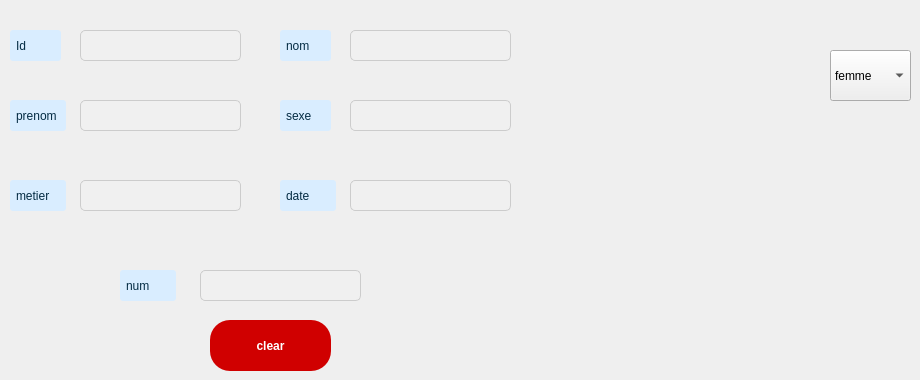
      <widget class="QWidget" name="tab_2">
       <attribute name="title">
        <string>ajout</string>
       </attribute>
       <widget class="QLabel" name="label_27">
        <property name="geometry">
         <rect>
          <x>10</x>
          <y>30</y>
          <width>51</width>
          <height>31</height>
         </rect>
        </property>
        <property name="styleSheet">
         <string notr="true">QLabel {
    background-color: rgb(217, 237, 255); /* Set the background color */
    border-radius: 3px; /* Adjust the radius as needed */
    padding: 3px; /* Adjust padding as needed */
color:rgb(3, 43, 67);
}</string>
        </property>
        <property name="text">
         <string>Id</string>
        </property>
       </widget>
       <widget class="QLineEdit" name="id_lineEdit">
        <property name="geometry">
         <rect>
          <x>80</x>
          <y>30</y>
          <width>161</width>
          <height>31</height>
         </rect>
        </property>
        <property name="styleSheet">
         <string notr="true">QLineEdit {
    background-color: #f0f0f0; /* Set a very light background color */
    border-radius: 5px; /* Adjust the radius as needed */
    padding: 5px; /* Adjust padding as needed */
    border: 1px solid #ccc; /* Add a border */
    color: #333333; /* Set the color of the text to dark */
}
</string>
        </property>
       </widget>
       <widget class="QLabel" name="label_30">
        <property name="geometry">
         <rect>
          <x>280</x>
          <y>30</y>
          <width>51</width>
          <height>31</height>
         </rect>
        </property>
        <property name="styleSheet">
         <string notr="true">QLabel {
    background-color: rgb(217, 237, 255); /* Set the background color */
    border-radius: 3px; /* Adjust the radius as needed */
    padding: 3px; /* Adjust padding as needed */
color:rgb(3, 43, 67);
}</string>
        </property>
        <property name="text">
         <string>nom</string>
        </property>
       </widget>
       <widget class="QLineEdit" name="nom_lineEdit_2">
        <property name="geometry">
         <rect>
          <x>350</x>
          <y>30</y>
          <width>161</width>
          <height>31</height>
         </rect>
        </property>
        <property name="styleSheet">
         <string notr="true">QLineEdit {
    background-color: #f0f0f0; /* Set a very light background color */
    border-radius: 5px; /* Adjust the radius as needed */
    padding: 5px; /* Adjust padding as needed */
    border: 1px solid #ccc; /* Add a border */
    color: #333333; /* Set the color of the text to dark */
}
</string>
        </property>
       </widget>
       <widget class="QLabel" name="label_31">
        <property name="geometry">
         <rect>
          <x>10</x>
          <y>100</y>
          <width>56</width>
          <height>31</height>
         </rect>
        </property>
        <property name="styleSheet">
         <string notr="true">QLabel {
    background-color: rgb(217, 237, 255); /* Set the background color */
    border-radius: 3px; /* Adjust the radius as needed */
    padding: 3px; /* Adjust padding as needed */
color:rgb(3, 43, 67);
}</string>
        </property>
        <property name="text">
         <string>prenom</string>
        </property>
       </widget>
       <widget class="QLineEdit" name="prenom_lineEdit_3">
        <property name="geometry">
         <rect>
          <x>80</x>
          <y>100</y>
          <width>161</width>
          <height>31</height>
         </rect>
        </property>
        <property name="styleSheet">
         <string notr="true">QLineEdit {
    background-color: #f0f0f0; /* Set a very light background color */
    border-radius: 5px; /* Adjust the radius as needed */
    padding: 5px; /* Adjust padding as needed */
    border: 1px solid #ccc; /* Add a border */
    color: #333333; /* Set the color of the text to dark */
}
</string>
        </property>
       </widget>
       <widget class="QLabel" name="label_32">
        <property name="geometry">
         <rect>
          <x>280</x>
          <y>100</y>
          <width>51</width>
          <height>31</height>
         </rect>
        </property>
        <property name="styleSheet">
         <string notr="true">QLabel {
    background-color: rgb(217, 237, 255); /* Set the background color */
    border-radius: 3px; /* Adjust the radius as needed */
    padding: 3px; /* Adjust padding as needed */
color:rgb(3, 43, 67);
}</string>
        </property>
        <property name="text">
         <string>sexe</string>
        </property>
       </widget>
       <widget class="QLineEdit" name="sexe_lineEdit_4">
        <property name="geometry">
         <rect>
          <x>350</x>
          <y>100</y>
          <width>161</width>
          <height>31</height>
         </rect>
        </property>
        <property name="styleSheet">
         <string notr="true">QLineEdit {
    background-color: #f0f0f0; /* Set a very light background color */
    border-radius: 5px; /* Adjust the radius as needed */
    padding: 5px; /* Adjust padding as needed */
    border: 1px solid #ccc; /* Add a border */
    color: #333333; /* Set the color of the text to dark */
}
</string>
        </property>
       </widget>
       <widget class="QLabel" name="label_33">
        <property name="geometry">
         <rect>
          <x>10</x>
          <y>180</y>
          <width>56</width>
          <height>31</height>
         </rect>
        </property>
        <property name="styleSheet">
         <string notr="true">QLabel {
    background-color: rgb(217, 237, 255); /* Set the background color */
    border-radius: 3px; /* Adjust the radius as needed */
    padding: 3px; /* Adjust padding as needed */
color:rgb(3, 43, 67);
}</string>
        </property>
        <property name="text">
         <string>metier</string>
        </property>
       </widget>
       <widget class="QLineEdit" name="metier_lineEdit_5">
        <property name="geometry">
         <rect>
          <x>80</x>
          <y>180</y>
          <width>161</width>
          <height>31</height>
         </rect>
        </property>
        <property name="styleSheet">
         <string notr="true">QLineEdit {
    background-color: #f0f0f0; /* Set a very light background color */
    border-radius: 5px; /* Adjust the radius as needed */
    padding: 5px; /* Adjust padding as needed */
    border: 1px solid #ccc; /* Add a border */
    color: #333333; /* Set the color of the text to dark */
}
</string>
        </property>
       </widget>
       <widget class="QLabel" name="label_34">
        <property name="geometry">
         <rect>
          <x>280</x>
          <y>180</y>
          <width>56</width>
          <height>31</height>
         </rect>
        </property>
        <property name="styleSheet">
         <string notr="true">QLabel {
    background-color: rgb(217, 237, 255); /* Set the background color */
    border-radius: 3px; /* Adjust the radius as needed */
    padding: 3px; /* Adjust padding as needed */
color:rgb(3, 43, 67);
}</string>
        </property>
        <property name="text">
         <string>date</string>
        </property>
       </widget>
       <widget class="QLabel" name="label_35">
        <property name="geometry">
         <rect>
          <x>120</x>
          <y>270</y>
          <width>56</width>
          <height>31</height>
         </rect>
        </property>
        <property name="styleSheet">
         <string notr="true">QLabel {
    background-color: rgb(217, 237, 255); /* Set the background color */
    border-radius: 3px; /* Adjust the radius as needed */
    padding: 3px; /* Adjust padding as needed */
color:rgb(3, 43, 67);
}</string>
        </property>
        <property name="text">
         <string>num</string>
        </property>
       </widget>
       <widget class="QLineEdit" name="date_lineEdit_6">
        <property name="geometry">
         <rect>
          <x>350</x>
          <y>180</y>
          <width>161</width>
          <height>31</height>
         </rect>
        </property>
        <property name="styleSheet">
         <string notr="true">QLineEdit {
    background-color: #f0f0f0; /* Set a very light background color */
    border-radius: 5px; /* Adjust the radius as needed */
    padding: 5px; /* Adjust padding as needed */
    border: 1px solid #ccc; /* Add a border */
    color: #333333; /* Set the color of the text to dark */
}
</string>
        </property>
       </widget>
       <widget class="QLineEdit" name="num_lineEdit_7">
        <property name="geometry">
         <rect>
          <x>200</x>
          <y>270</y>
          <width>161</width>
          <height>31</height>
         </rect>
        </property>
        <property name="styleSheet">
         <string notr="true">QLineEdit {
    background-color: #f0f0f0; /* Set a very light background color */
    border-radius: 5px; /* Adjust the radius as needed */
    padding: 5px; /* Adjust padding as needed */
    border: 1px solid #ccc; /* Add a border */
    color: #333333; /* Set the color of the text to dark */
}
</string>
        </property>
       </widget>
       <widget class="QComboBox" name="comboBox">
        <property name="geometry">
         <rect>
          <x>830</x>
          <y>50</y>
          <width>81</width>
          <height>51</height>
         </rect>
        </property>
        <item>
         <property name="text">
          <string>femme</string>
         </property>
        </item>
        <item>
         <property name="text">
          <string>homme</string>
         </property>
        </item>
       </widget>
       <widget class="QPushButton" name="pushButton_12">
        <property name="geometry">
         <rect>
          <x>210</x>
          <y>320</y>
          <width>121</width>
          <height>51</height>
         </rect>
        </property>
        <property name="styleSheet">
         <string notr="true">/* QPushButton style */

QPushButton {
    background-color: #D00000;
    border: none;
    color: white;
    font-weight: bold;
    padding: 5px;
    width: 30px;
    height: 30px;
    border-radius: 20px;
    font: 75 12pt &quot;8514oem&quot;;
}

QPushButton::menu-indicator {
    image: none;
}
</string>
        </property>
        <property name="text">
         <string>clear</string>
        </property>
       </widget>
      </widget>
